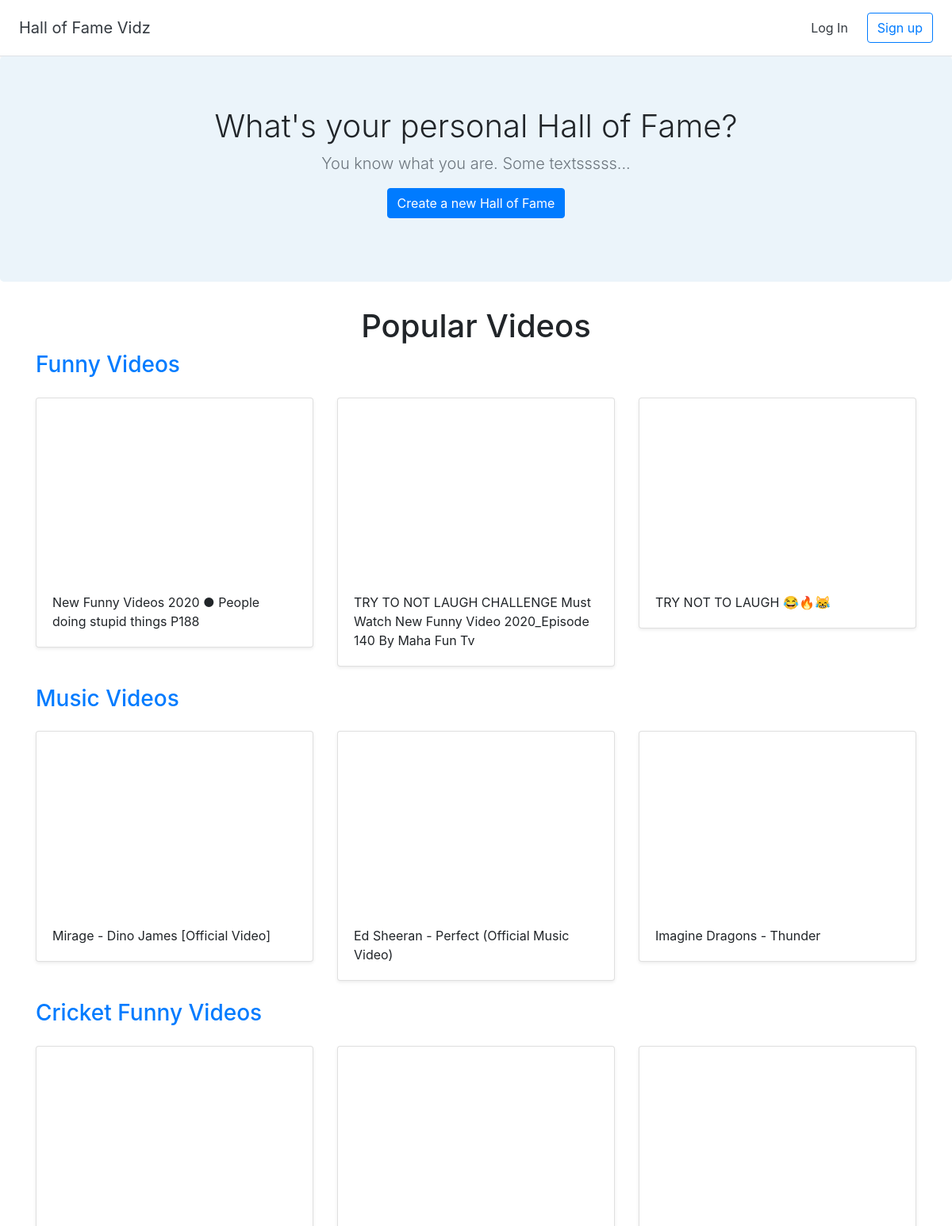
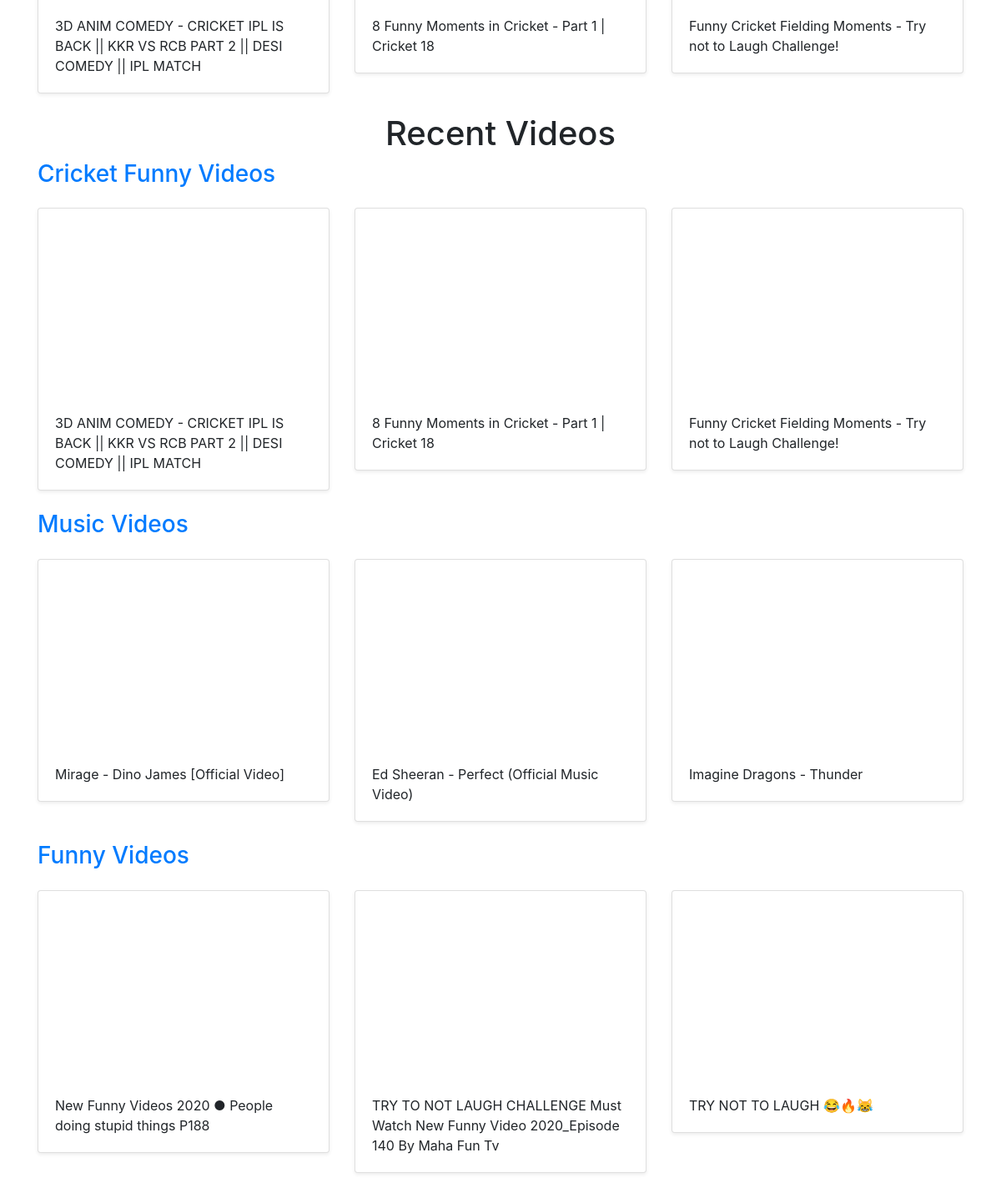
The page / on the database its author committed (2 pictures, top to bottom).
### halls/models.py (models this page shows, shortened)
class Hall(models.Model):
    title = models.CharField(max_length=255)
    user = models.ForeignKey(User, on_delete=models.CASCADE)
    details = models.CharField(max_length=255)

class Video(models.Model):
    title = models.CharField(max_length=255)
    url = models.URLField()
    youtube_id = models.CharField(max_length=255)
    hall = models.ForeignKey(Hall, on_delete=models.CASCADE)

### halls/views.py (the view)
# urls.py: 2. Add a URL to urlpatterns:  path('', views.home, name='home')
def home(request):
    recent_halls = Hall.objects.all().order_by('-id')[:3]
    popular_halls = [Hall.objects.get(pk=1),Hall.objects.get(pk=2),Hall.objects.get(pk=3)]
    return render(request, 'halls/home.html',{'recent_halls':recent_halls,'popular_halls':popular_halls})

### halls/templates/halls/home.html
{% extends 'halls/base.html' %}
{% block content %}
<section class="jumbotron text-center">
    <div class="container">
        <h1 class="jumbotron-heading"> What's your personal Hall of Fame?</h1>
        <p class="lead text-muted"> You know what you are. Some textsssss... </p>
        <p><a href="{% url 'create_hall' %}" class="btn btn-primary"> Create a new Hall of Fame </a>
        </p>
    </div>
</section>
<div class="container">
    <h1 class="text-center">Popular Videos</h1>
    {% for halls in popular_halls %}
    <h3><a href="{% url 'detail_hall' halls.id %}"> {{ halls.title }} </a></h3>
    <div class="row">
        {% for video in halls.video_set.all %}
        <div class="col-md-4 mt-3">
            <div class="card mb-4 shadow-sm">
                <iframe width="100%" height="225" src="https://www.youtube.com/embed/{{ video.youtube_id }}"
                        frameborder="0" allow="accelerometer; autoplay; encrypted-media; gyroscope; picture-in-picture"
                        allowfullscreen></iframe>
                <div class="card-body">
                    <p class="card-text"> {{video.title}}</p>
                </div>
            </div>
        </div>
        {% endfor %}
    </div>
    {% endfor %}
    <h1 class="text-center">Recent Videos</h1>
    {% for halls in recent_halls %}
    <h3><a href="{% url 'detail_hall' halls.id %}"> {{ halls.title }} </a></h3>
    <div class="row">
        {% for video in halls.video_set.all %}
        <div class="col-md-4 mt-3">
            <div class="card mb-4 shadow-sm">
                <iframe width="100%" height="225" src="https://www.youtube.com/embed/{{ video.youtube_id }}"
                        frameborder="0" allow="accelerometer; autoplay; encrypted-media; gyroscope; picture-in-picture"
                        allowfullscreen></iframe>
                <div class="card-body">
                    <p class="card-text"> {{video.title}}</p>
                </div>
            </div>
        </div>
        {% endfor %}
    </div>
    {% endfor %}
</div>
{% endblock %}

### halls/templates/halls/base.html (shortened to what this page needs)
<!doctype html>
<html lang="en">
{% load static %}
<head>
  <link rel="stylesheet" href="https://stackpath.bootstrapcdn.com/bootstrap/4.2.1/css/bootstrap.min.css">
  <link href="{% static 'halls/custom.css' %}" rel="stylesheet">
</head>
<body>
  <div class="d-flex flex-column flex-md-row align-items-center p-3 px-md-4 bg-white border-bottom shadow-sm">
    <h5 class="my-0 mr-md-auto font-weight-normal"><a href="{% url 'home' %}" class="text-dark">Hall of Fame Vidz</a></h5>
    <nav class="my-2 my-md-0 mr-md-3">
      {% if user.is_authenticated %}
      <a class="p-2 text-dark" href="{% url 'dashboard' %}">Dashboard</a>
      <a class="p-2 text-dark" href="{% url 'logout' %}">Log Out</a>
      {% else %}
      <a class="p-2 text-dark" href="{% url 'login' %}">Log In</a>
      {% endif %}
    </nav>
    {% if user.is_authenticated == False %}
    <a class="btn btn-outline-primary" href="{% url 'signup' %}">Sign up</a>
    {% endif %}
  </div>
  {% block content %}
  {% endblock %}
</body>
</html>

### halls/static/halls/custom.css (style rules this page uses)
.jumbotron { background-color: #EBF4FA; }
.jumbotron-heading { font-weight: 300; }
.jumbotron .container { max-width: 51rem; }

### rows shown on the page
Hall: title "Funny Videos"
Video: title "New Funny Videos 2020 ● People doing stupid things P188"
Video: title "TRY TO NOT LAUGH CHALLENGE Must Watch New Funny Video 2020_Episode 140 By Maha Fun Tv"
Video: title "TRY NOT TO LAUGH 😂🔥😹"
Hall: title "Music Videos"
Video: title "Mirage - Dino James [Official Video]"
Video: title "Ed Sheeran - Perfect (Official Music Video)"
Video: title "Imagine Dragons - Thunder"
Hall: title "Cricket Funny Videos"
Video: title "3D ANIM COMEDY - CRICKET IPL IS BACK || KKR VS RCB PART 2 || DESI COMEDY || IPL MATCH"
Video: title "8 Funny Moments in Cricket - Part 1 | Cricket 18"
Video: title "Funny Cricket Fielding Moments - Try not to Laugh Challenge!"
